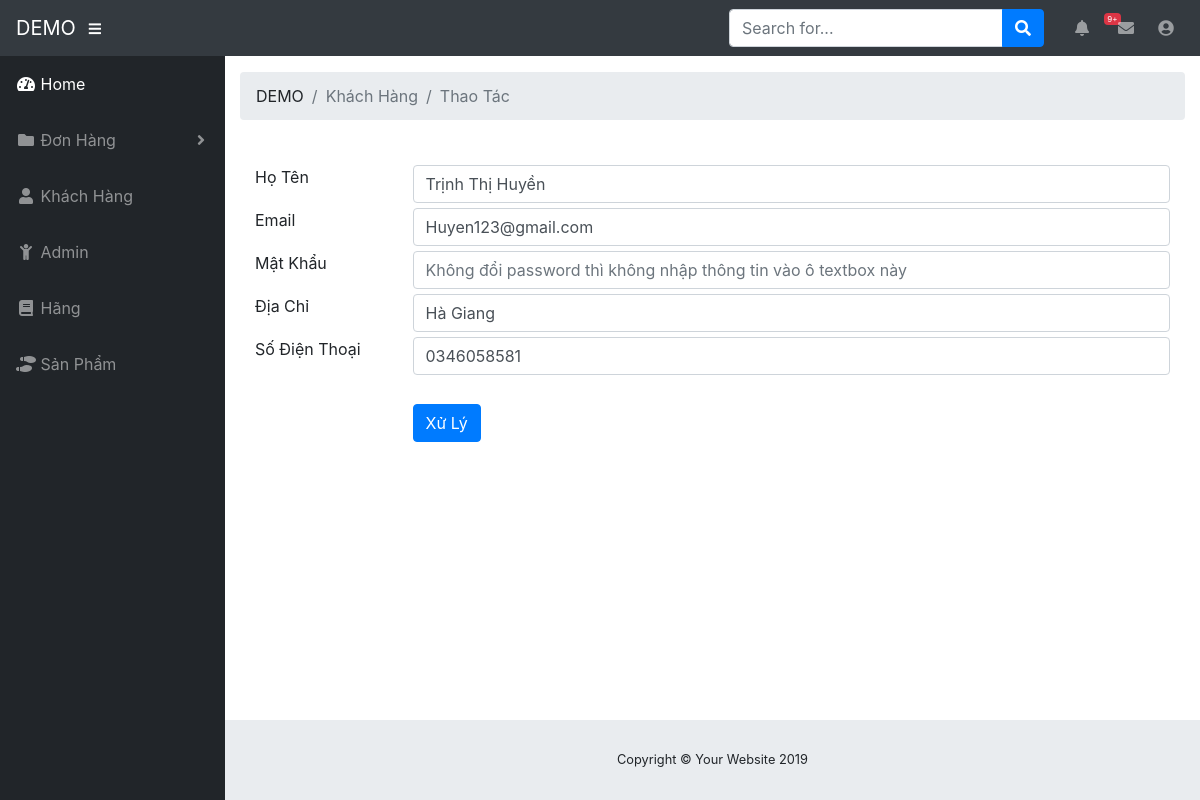
Page /admin/list-user/sua/2 (signed in) on the committed database.
### tables this page shows
CREATE TABLE `tbl_user` (
  `id` int(11) NOT NULL,
  `email` varchar(500) NOT NULL,
  `password` varchar(500) NOT NULL,
  `fullname` varchar(500) NOT NULL,
  `address` varchar(500) NOT NULL,
  `phone` varchar(10) NOT NULL,
  `created_at` datetime NOT NULL DEFAULT CURRENT_TIMESTAMP
);

### Controllers/Backend/userController.php (called while the page is built, shortened)
<?php
	include "Models/Backend/userModel.php";
	class userController extends baseController{
		public function edit(){
			$id = isset($_GET["id"]) ? $_GET["id"] : 0;
			$form_action="index.php?area=admin&controller=user&action=doEdit&id=$id";
			$record = $this->fetchOne();
			$this->setView("Views/Backend/add_edit_user.php",array("record"=>$record,"form_action"=>$form_action));
		}
	}
 ?>

### Core/route.php (called while the page is built, shortened)
<?php
	$area = isset($_GET["area"])?$_GET["area"]:"";
	$controller = isset($_GET["controller"])?$_GET["controller"]:"home";
	$action = isset($_GET["action"])?$_GET["action"]:"index";
	$folder_area = "Frontend";
	if($area == "admin"){
		$folder_area = "Backend";
	}
	$fileController = "Controllers/$folder_area/".$controller."Controller.php";
	if(file_exists($fileController)){
		$classController = $controller."Controller";
		if(class_exists($classController)){
			$obj = new $classController();
			if(method_exists($classController,$action)){
				$obj->$action();
			}else{
				die("<h4>Hàm $action không tồn tại</h4><br><a href='index.php?area=admin'>Quay lại</a>");
			}
		}
	}else
		die("<h4>File $fileController không tồn tại</h4><br><a href='index.php?area=admin'>Quay lại</a>");
 ?>

### index.php (called while the page is built, shortened)
<?php
	include "Core/route.php";
 ?>

### Models/Backend/userModel.php (called while the page is built, shortened)
<?php
	trait userModel{
		public function fetchOne(){
			$id = isset($_GET["id"]) ? $_GET["id"] : 0;
			$db = connection::getInstance();
			$query = $db->prepare("select * from tbl_user where id=:id");
			$query->setFetchMode(PDO::FETCH_OBJ);
			$query->execute(array("id"=>$id));
			$arr = $query->fetch();
			return $arr;
		}
	}
 ?>

### Views/Backend/add_edit_user.php (the view, shortened to what this page needs)
<ol class="breadcrumb">
   <li class="breadcrumb-item">
      DEMO
   </li>
   <li class="breadcrumb-item active">Khách Hàng</li>
   <li class="breadcrumb-item active">Thao Tác</li>
</ol>
<div class="col-md-12">
   <div class="panel panel-primary">
      <br>
      <div class="panel-body">
         <form method="post" action="<?php echo $form_action; ?>">
            <div class="row" style="margin-top:5px;">
               <div class="col-md-2">Họ Tên</div>
               <div class="col-md-10">
                  <input type="text" value="<?php echo isset($record->fullname)?$record->fullname:""; ?>" name="fullname" class="form-control" required>
               </div>
            </div>
            <div class="row" style="margin-top:5px;">
               <div class="col-md-2">Email</div>
               <div class="col-md-10">
                  <input type="email" value="<?php echo isset($record->email)?$record->email:""; ?>" name="email" class="form-control" required>
               </div>
            </div>
            <div class="row" style="margin-top:5px;">
               <div class="col-md-2">Mật Khẩu</div>
               <div class="col-md-10">
                  <input type="password" name="password" class="form-control" <?php if(isset($record->email)): ?> placeholder="Không đổi password thì không nhập thông tin vào ô textbox này" <?php else: ?> required <?php endif; ?>>
               </div>
            </div>
            <div class="row" style="margin-top:5px;">
               <div class="col-md-2">Địa Chỉ</div>
               <div class="col-md-10">
                  <input type="text" value="<?php echo isset($record->address)?$record->address:""; ?>" name="address" class="form-control" required>
               </div>
            </div>
            <div class="row" style="margin-top:5px;">
               <div class="col-md-2">Số Điện Thoại</div>
               <div class="col-md-10">
                  <input type="number" value="<?php echo isset($record->phone)?$record->phone:""; ?>" name="phone" class="form-control" required>
               </div>
            </div>
            <br>
            <div class="row" style="margin-top:5px;">
               <div class="col-md-2"></div>
               <div class="col-md-10">
                  <input type="submit" value="Xử Lý" class="btn btn-primary">
               </div>
            </div>
         </form>
      </div>
   </div>
</div>

### rows in the picture
tbl_user: fullname "Trịnh Thị Huyền", email "Huyen123@gmail.com", address "Hà Giang", phone "0346058581"
